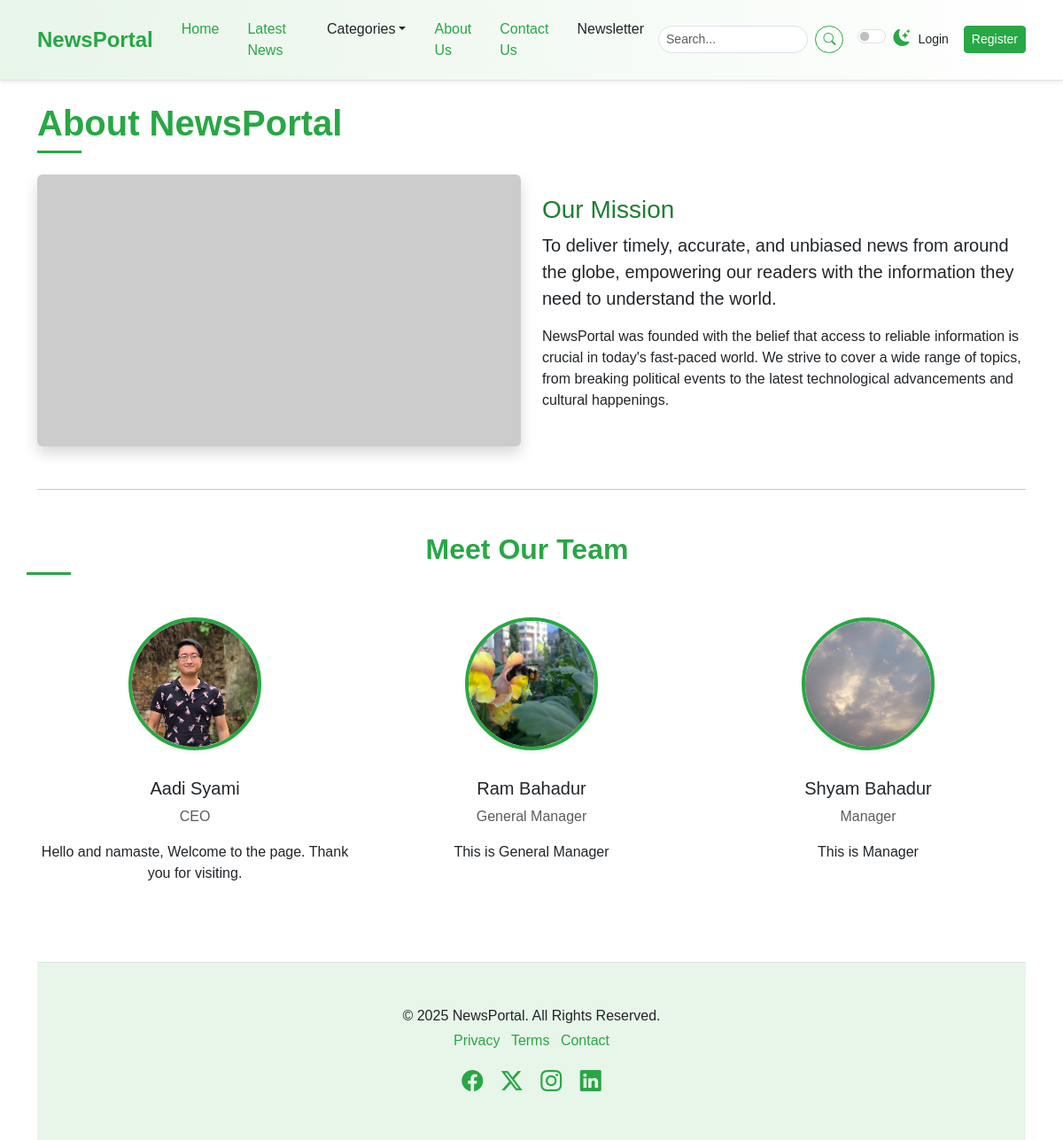
The page /about/ on the database its author committed.
### newspaper/models.py (models this page shows, shortened)
class TimeStampModel(models.Model):
    created_at = models.DateTimeField(auto_now_add=True)
    updated_at = models.DateTimeField(auto_now=True)
    class Meta:
        abstract  = True # Don't create table in DB

class OurTeam(TimeStampModel):
    name = models.CharField(max_length=100)
    position = models.CharField(max_length=100)
    image = models.ImageField(upload_to="team_image/%Y/%m/%d", blank=False)
    description = models.TextField()

### newspaper/views.py (the view)
# urls.py: path("about/", views.AboutView.as_view(), name="about"),
class AboutView(TemplateView):
    template_name = "newsportal/about.html"
    def get_context_data(self, **kwargs):
        context = super().get_context_data(**kwargs)
        context["our_teams"] = OurTeam.objects.all()
        return context

### newspaper/nav.py (called while the page is built)
def navigation(request):
    categories = Category.objects.all()[:5]
    return {"categories": categories}

### templates/newsportal/about.html
{% extends "newsportal/base.html" %}
{% block content %}
<div class="container mt-4">
    <h1 class="mb-4 section-title">
        <span>About NewsPortal</span>
    </h1>
    <div class="row mb-5">
        <div class="col-md-6">
            <img src="https://placehold.co/800x450/28a745/ffffff?text=Our+Mission" class="img-fluid rounded shadow"
                alt="Our Mission" />
        </div>
        <div class="col-md-6 d-flex flex-column justify-content-center">
            <h3 class="mt-3 mt-md-0 about-mission-title">Our Mission</h3>
            <p class="lead">
                To deliver timely, accurate, and unbiased news from around the globe, empowering our readers with the
                information they need to understand the world.
            </p>
            <p>
                NewsPortal was founded with the belief that access to reliable information is crucial in today's
                fast-paced world. We strive to cover a wide range of topics, from breaking political events to the
                latest technological advancements and cultural happenings.
            </p>
        </div>
    </div>
    <hr class="my-5" />
    <div class="row text-center">
        <h2 class="mb-5 section-title">
            <span>Meet Our Team</span>
        </h2>
        {% for our_team in our_teams %}
        <div class="col-lg-4 col-md-6 mb-4">
            <div class="team-member">
                <img src="{{ our_team.image.url }}" alt="{{ our_team.name}}" />
                <h5 class="mt-3">{{ our_team.name }}</h5>
                <p class="text-muted">{{ our_team.position }}</p>
                <p>{{ our_team.description }}
                </p>
            </div>
        </div>
        {% endfor %}
    </div>
    {% endblock content %}

### templates/newsportal/base.html (shortened to what this page needs)
{% load static %}
<!DOCTYPE html>
<html lang="en" data-bs-theme="light">
<head>
  <link href="{% static 'css/bootstrap.min.css' %}" rel="stylesheet"
 />
  <link rel="stylesheet" href="https://cdn.jsdelivr.net/npm/bootstrap-icons@1.11.3/font/bootstrap-icons.min.css" />
  <link rel="stylesheet" href="{% static 'css/style.css' %}" />
</head>
<body>
  {% include "newsportal/nav.html" %}
  {% block content %}
  {% endblock content %}
  {% include "newsportal/footer.html" %}
</body>
</html>

### templates/newsportal/nav.html (shortened to what this page needs)
<nav class="navbar navbar-expand-lg sticky-top elegant-navbar">
  <div class="container">
    <a class="navbar-brand fw-bold" href="/">NewsPortal</a>
    <div class="collapse navbar-collapse" id="navbarNavDropdown">
      <ul class="navbar-nav me-auto mb-2 mb-lg-0">
        <li class="nav-item">
          <a class="nav-link active" aria-current="page" href="/">Home</a>
        </li>
        <li class="nav-item">
          <a class="nav-link" href="{% url 'post-list' %}">Latest News</a>
        </li>
        <li class="nav-item dropdown">
          <a class="nav-link dropdown-toggle" href="#" role="button" data-bs-toggle="dropdown"
            aria-expanded="false">Categories</a>
        </li>
        <li class="nav-item">
          <a class="nav-link" href="{% url 'about' %}">About Us</a>
        </li>
        <li class="nav-item">
          <a class="nav-link" href="{% url 'contact' %}">Contact Us</a>
        </li>
        <li class="nav-item">
          <a class="nav-link" href="#newsletter-section">Newsletter</a>
        </li>
      </ul>
      <form class="d-flex me-3" role="search" method="get" action="{% url 'search' %}">
        <input class="form-control form-control-sm me-2" name="query" type="search" placeholder="Search..."
          value="{{ query }}" aria-label="Search" />
        <button class="btn btn-outline-success btn-sm" type="submit">
          <i class="bi bi-search"></i>
        </button>
      </form>
      <div class="form-check form-switch">
        <input class="form-check-input" type="checkbox" role="switch" id="darkModeSwitch" />
        <label class="form-check-label" for="darkModeSwitch">
          <i class="bi bi-moon-stars-fill"></i>
        </label>
      </div>
      <div class="navbar-nav ms-auto d-flex align-items-center">
        {% if user.is_authenticated %}
        <span class="navbar-text me-3">Welcome, {{ user.username }}</span>
        {% if user.is_staff %}
        <a href="{% url 'reports:users' %}" class="btn btn-outline-primary btn-sm me-3">Users</a>
        {% endif %}
        <form method="post" action="{% url 'accounts:logout' %}" class="d-inline">
          {% csrf_token %}
          <button type="submit" class="btn btn-outline-secondary btn-sm">Logout</button>
        </form>
        {% else %}
        <a href="{% url 'accounts:login' %}" class="btn -btn-outline-success btn-sm me-2">Login</a>
        <a href="#" class="btn btn-success btn-sm">Register</a>
        {% endif %}
      </div>
    </div>
  </div>
</nav>

### templates/newsportal/footer.html
    <footer class="py-5 mt-5 elegant-footer">
      <div class="container text-center">
        <p class="mb-1">&copy; 2025 NewsPortal. All Rights Reserved.</p>
        <ul class="list-inline">
          <li class="list-inline-item">
            <a href="#">Privacy</a>
          </li>
          <li class="list-inline-item">
            <a href="#">Terms</a>
          </li>
          <li class="list-inline-item">
            <a href="#">Contact</a>
          </li>
        </ul>
        <div class="social-icons mt-3">
          <a href="#" class="text-decoration-none me-3"><i class="bi bi-facebook fs-4"></i></a>
          <a href="#" class="text-decoration-none me-3"><i class="bi bi-twitter-x fs-4"></i></a>
          <a href="#" class="text-decoration-none me-3"><i class="bi bi-instagram fs-4"></i></a>
          <a href="#" class="text-decoration-none"><i class="bi bi-linkedin fs-4"></i></a>
        </div>
      </div>
    </footer>

### static/css/style.css (style rules this page uses)
:root { --primary-green: #28a745; --light-green: #e8f5e9; --dark-green: #1e7e34; --accent-green: #5cb85c; --text-color-light: #212529; --text-color-dark: #f8f9fa; --bg-light: #ffffff; --bg-dark: #212529; --card-bg-light: #ffffff; --card-bg-dark: #343a40; --border-color-light: #dee2e6; --border-color-dark: #495057; --shadow-sm: 0 0.125rem 0.25rem rgba(0, 0, 0, 0.075); --shadow: 0 0.5rem 1rem rgba(0, 0, 0, 0.15); --transition-speed: 0.3s ease; }
body { font-family: "Poppins", sans-serif; background-color: var(--bg-light); color: var(--text-color-light); transition: background-color var(--transition-speed), color var(--transition-speed); }
.elegant-navbar { background: linear-gradient( to right, var(--light-green), #ffffff ); border-bottom: 1px solid var(--border-color-light); box-shadow: var(--shadow-sm); padding-top: 0.8rem; padding-bottom: 0.8rem; }
.elegant-navbar .navbar-brand { color: var(--primary-green); font-size: 1.5rem; transition: color var(--transition-speed); }
.elegant-navbar .nav-link { color: var(--text-color-light); font-weight: 500; transition: color var(--transition-speed); margin: 0 0.5rem; }
.elegant-navbar .nav-link:hover, .elegant-navbar .nav-link.active { color: var(--primary-green); }
.elegant-navbar .form-control { border-radius: 20px; border-color: var(--border-color-light); background-color: var(--bg-light); color: var(--text-color-light); }
.elegant-navbar .btn-outline-success { border-color: var(--primary-green); color: var(--primary-green); border-radius: 20px; transition: background-color var(--transition-speed), color var(--transition-speed); }
.elegant-navbar .form-check-label i { color: var(--primary-green); font-size: 1.2rem; }
.section-title { position: relative; padding-bottom: 10px; margin-bottom: 20px; font-weight: 600; color: var(--primary-green); }
.section-title span { position: relative; z-index: 1; background-color: var(--bg-light); padding-right: 10px; }
.section-title::after { content: ""; position: absolute; left: 0; bottom: 0; width: 50px; height: 3px; background-color: var(--primary-green); }
.elegant-footer { background-color: var(--light-green); border-top: 1px solid var(--border-color-light); color: var(--text-color-light); }
.elegant-footer a { color: var(--primary-green); text-decoration: none; transition: color var(--transition-speed); }
.elegant-footer .social-icons a { color: var(--primary-green); transition: color var(--transition-speed), transform var(--transition-speed); }
.btn-success { background-color: var(--primary-green); border-color: var(--primary-green); transition: background-color var(--transition-speed), border-color var(--transition-speed), box-shadow var(--transition-speed); }
.btn-outline-success { color: var(--primary-green); border-color: var(--primary-green); transition: background-color var(--transition-speed), color var(--transition-speed); }
.about-mission-title { color: var(--dark-green); }
.team-member img { width: 150px; height: 150px; object-fit: cover; border-radius: 50%; border: 4px solid var(--primary-green); margin-bottom: 15px; box-shadow: var(--shadow-sm); }

### rows shown on the page
OurTeam: image (picture), name "Aadi Syami", position "CEO", description "Hello and namaste, Welcome to the page. Thank you for visiting."
OurTeam: image (picture), name "Ram Bahadur", position "General Manager", description "This is General Manager"
OurTeam: image (picture), name "Shyam Bahadur", position "Manager", description "This is Manager"
